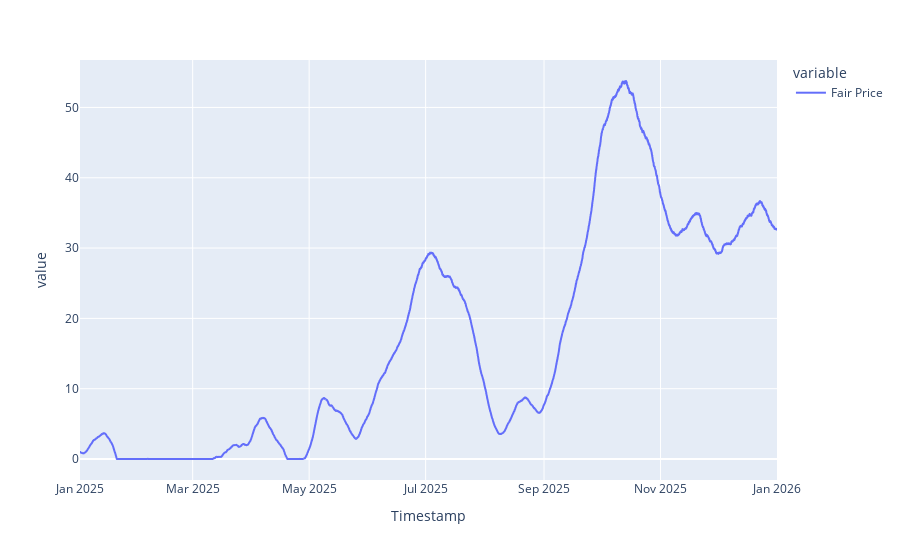

The notebook cell this image was saved under:
### Code cell
px.line(simulate_fair_price().to_pandas().set_index('Timestamp'))

### Figure 1 — Plotly figure (JSON) as saved in the notebook; plotly's stock layout.template omitted (floating-point values rounded to 4 significant figures; data arrays with more than 128 entries replaced by an {"elided": "..."} marker saying what was removed)
{"data": [{"hovertemplate": "variable=Fair Price<br>Timestamp=%{x}<br>value=%{y}<extra></extra>", "legendgroup": "Fair Price", "line": {"color": "#636efa", "dash": "solid"}, "marker": {"symbol": "circle"}, "mode": "lines", "name": "Fair Price", "showlegend": true, "type": "scattergl", "x": {"elided": "8761 str values"}, "xaxis": "x", "y": {"elided": "8761 float values"}, "yaxis": "y"}], "layout": {"legend": {"title": {"text": "variable"}, "tracegroupgap": 0}, "margin": {"t": 60}, "xaxis": {"anchor": "y", "domain": [0, 1], "title": {"text": "Timestamp"}}, "yaxis": {"anchor": "x", "domain": [0, 1], "title": {"text": "value"}}}}
